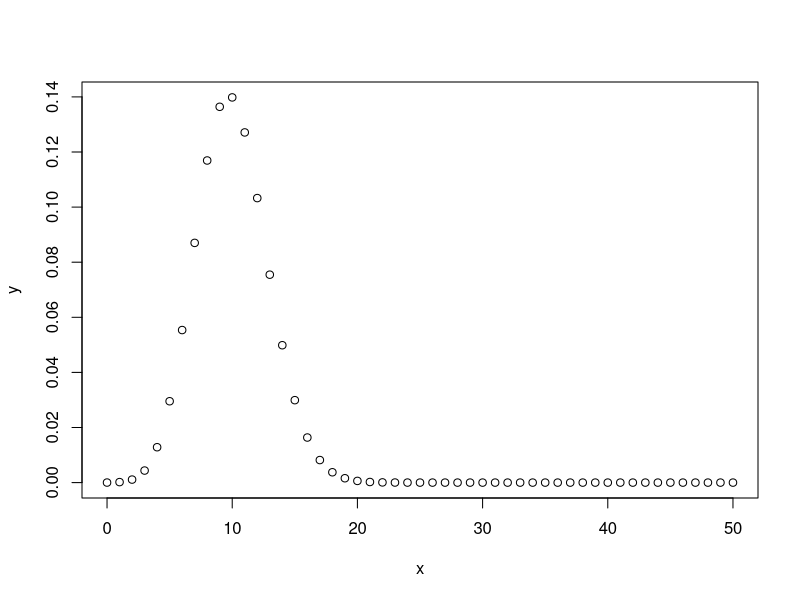
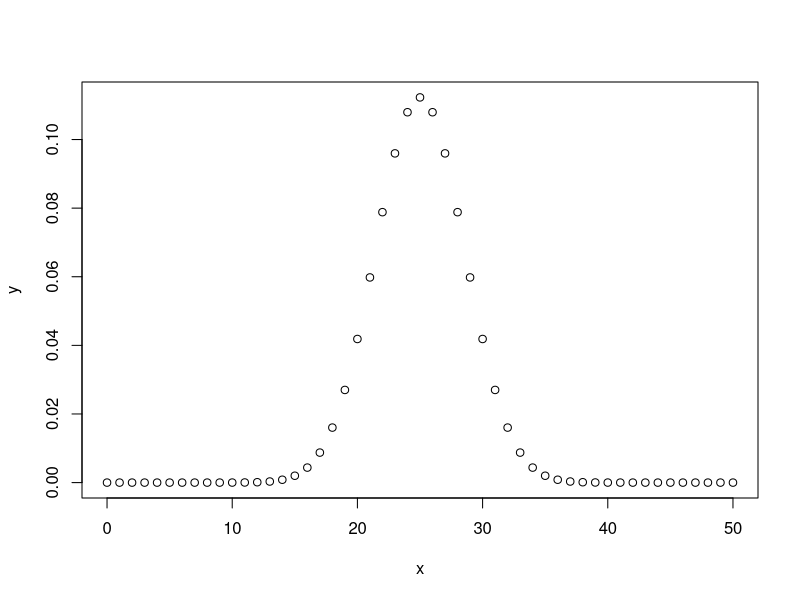
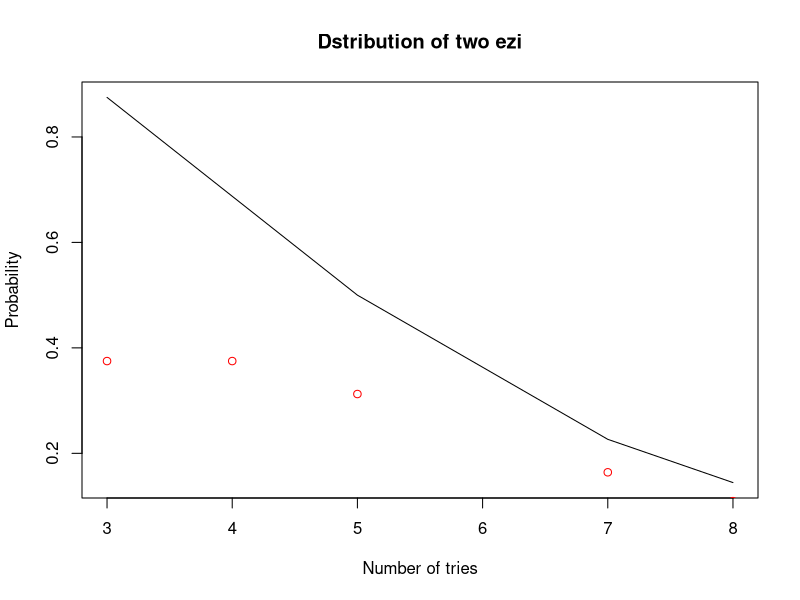

Generate these figures, in order, with R:
#биномно разпределение - n независими опита с вероятност за успех на всеки p и за провал 1-p=q
#dbinom - Р(X = x)
x <- seq(0,50,by=1) 
y <- dbinom(x = x, size = 50, prob = 0.2) #вероятността да имаш x успешни опита от общо size опита с вероятност за усех prob
plot(x,y)
y <- dbinom(x = x, size = 50,prob = 0.5)
plot(x,y)

#pbinom - P(X <= x)
pbinom(q = 24, size = 50, prob = 0.5) #вероятността да имаш по-малко или равно на q успеха от общо size опита с вероятност за усех prob
pbinom(q = 25, size = 50, prob = 0.5, lower.tail = FALSE) #P(X>x) -> вероятността да имаш повече от q успеха от общо size опита с вероятност за усех prob

#qbinom - по зададена вероятност намира колко успеха от size опита с вероятност за успех prob е имало (обратното на dbinom) 
qbinom(p = 0.4438624,size = 50, prob = 1/2)
qbinom(p = 0.5561376,size = 50, prob = 0.5)

#rbinom за генериране на n случайно разпределени величини от 0 до size с вероятноса за успех prob 
rbinom(n = 5, size = 10, prob = 0.2)
rbinom(n = 5, size = 100,prob = 0.2)


#отрицателно биномно разпределение - колко неусеха да получаване на фиксиран брй успехи 
#dnbinom - вероятността да има x неуспеха да получаването на size-тия успех с вероятност за успех prob
dnbinom(x = c(1:10), size = 5, prob = 0.5) 

#pnbinom 
pnbinom(q = 8, size = 3, prob = 0.2) #вероятността да има по-малко или равно на q неуспеха дo получаването на size-тия успех с вероятност за успех prob
pnbinom(q = 8, size = 3, prob = 0.2, lower.tail = FALSE) #повече от q неуспеха до получаването на size-тия успех с вероятност за успех prob

#qnbinom и rnbinom аналогични на qbinom и rbinom


#Хипергеометрично разпределение - N обекта, M от тях са маркирани, по случаен начин избираме n на брой. X - броят на маркираните, измежду тези които сме избрали случайно
#функцията hyper() с префикси d,p,q,r за съответно плътност, разпределние, квантил и случайно разпределение(симулиране)
success=c(0:6)
dhyper(x = success, m = 6, n = 30, k = 6)

#Поасоново разпределение - биномно разпределение, което има много малка вероятност
#n->inf, p->0, np = lamda
#Функция pois() c префикси d,p,q,r за съответно плътност, разпределние, квантил и случайно разпределение(симулиране)
ppois(q = 16, lambda = 12)


#-----------------------------------------------------

#01
#биномно разпределение n=79, k=29, p=1/2
result = choose(79,29) * 1/(2^29) * 1/(2^50) #choose смята биномен коефициент
result.binom = dbinom(x = 29, size = 79, prob = 1/2)

#02
not.fixed = pbinom(q = 2, size = c(3,4,5,7,8), prob = 1/2) #по-малко или равно на size опита за изтегляне на 2 езита
fixed = dbinom(x = 2, size = c(3,4,5,7,8), prob = 1/2) #точно size опита за изтегляне на 2 езита

plot(x= c(3,4,5,7,8), y = not.fixed, type = "l", main = "Dstribution of two ezi", xlab = "Number of tries", ylab = "Probability")
lines(x= c(3,4,5,7,8), y = fixed, type = "p", col = "red")

#03
#оцелването на тройка е биномно разпределена случайна величина с вероятност за успех p = 0.7
n = qbinom(p = 1 - 0.18522, size = 3, prob = 0.7 ) + 3 #???

x = qbinom(p = 0.18522, size = c(3:10), prob = 0.7 ) #с вероятност 0.18522 проверяваме от 3 до няколко(10) опита на кой опит ще е уцелил три пъти
names(x) = c(3:10)
result = as.numeric(names(x[x == 3]))  
# => на 5-ти и 6-ти опит ще е оцелил три тройки с вероятност 0.18522

#04
#вероятността да има <=35 жени в извадка от k = 100 човека, като жените са m = 40% от 600000 човека, а мъжете са n = 60% от 600000 човека
theoretical = phyper(q = 35, m = 0.4*600000, n = 0.6*600000, k = 100)
pop = rep(c(0,1),c(360000, 240000)) #симулираме 600000 човека -> 360000 нули за мъжете и 240000 единици за жените
res=sapply(c(0:1000), function(x) sum(sample(pop,100))) # 1000 елементен вектор с резултатите за общия брой жени в случайна извадка от 100 човека
empirical = sum(res<=35)/100

#05
#поасоново разпределение с ламда = 2 обаждания за минута
# => поасоново разпределенеи с ламда = 2*5 = 10 обаждания за 5 минути
exactly.2 = dpois(x = 2, lambda = 10) # P(X = 2)
less.than.2 = ppois(q = 1, lambda = 10) # P(X <= 1) = P(X < 2)
more.than.2 = ppois(q = 1, lambda = 10, lower.tail = FALSE) # P(X > 1) = P(X >= 2)

#06
#отрицателно биномно разпределение с вероятност за успех 4/52 (4 аса от 52 карти)
#търсим вероятността за 4 провала до първия успех => 5-тата изтеглена карта е асо
dnbinom(x = 4, size = 1, prob = 4/52)
dgeom(x = 4, prob = 4/52)
